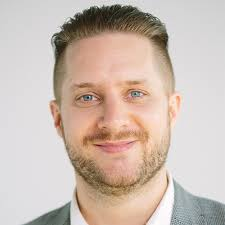
#> input picture ASM-DLIB Implementation/img/image1.jpg, 225 x 225 px, given in place of the camera
$ python img.py
#> lines starting #> are read from the running program, lines starting #| are printed output that depends on the picture; after the words box and inside, x2 and y2 are one past the last pixel; in counts of white or black regions, pixels touching at a corner belong together
import cv2
import numpy as np

cap = cv2.VideoCapture(0)

while True:

	_, image = cap.read()
#> image is the input picture: shape (225, 225, 3); mean B, G, R 177.4, 187.6, 203.6

	image = cv2.resize(image, (600, 500))
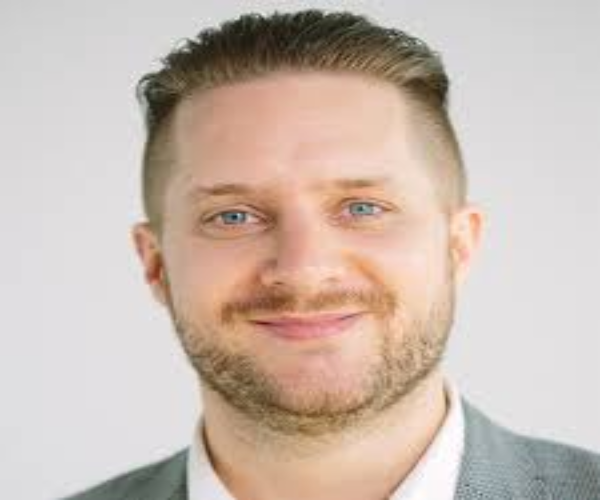
#> image: shape (500, 600, 3); mean B, G, R 177.3, 187.5, 203.5
	blurred_image = cv2.GaussianBlur(image, (5, 5), 0)
	hsv = cv2.cvtColor(image, cv2.COLOR_BGR2HSV)
#> hsv: shape (500, 600, 3); mean H, S, V 67.9, 38.9, 204.3


	lower_pink = np.array([7, 130, 122])
	upper_pink = np.array([25, 255, 255])

	mask = cv2.inRange(hsv, lower_pink, upper_pink)
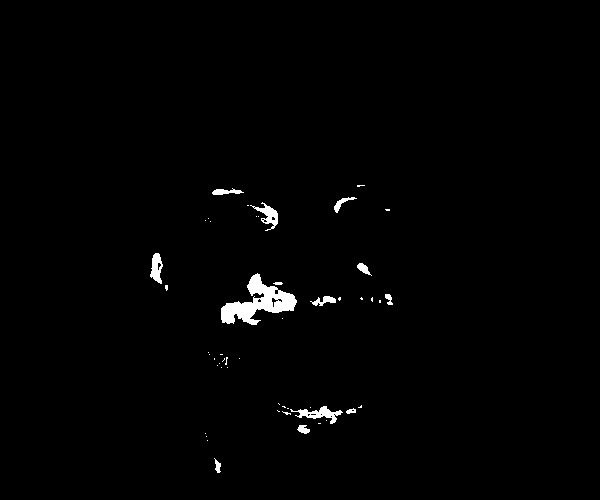
#> mask: shape (500, 600); 1.1% white; 50 white regions (37 under 20 px)

	contours, _ = cv2.findContours(mask, cv2.RETR_TREE, cv2.CHAIN_APPROX_NONE)
#> contours = 65 contours, 51 with area under 20; largest, box (x1, y1, x2, y2) and area: (221, 273, 297, 325) 1562, (290, 406, 343, 424) 288, (250, 202, 278, 231) 238, (150, 253, 163, 284) 226, (310, 296, 336, 306) 96
	cv2.drawContours(image, contours, -1, (0, 255, 0), 1)
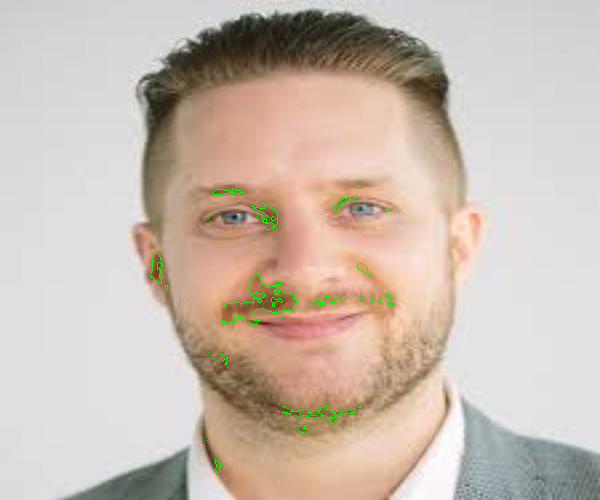
#> image: shape (500, 600, 3); 0.39% of pixels changed, all inside (x1, y1, x2, y2) = (150, 185, 393, 473)


	cv2.imshow('Original Video', image)
	cv2.imshow('Masked Image', mask)

	key = cv2.waitKey(1)
#> (key Esc is pressed here)
	if key == 27:
		break

cap.release()
cv2.destroyAllWindows()

$ run again, on ASM-DLIB Implementation/img/image2.jpg
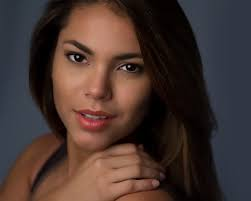
#> input picture ASM-DLIB Implementation/img/image2.jpg, 251 x 201 px, given in place of the camera
#> image is the input picture: shape (201, 251, 3); mean B, G, R 48.1, 52.9, 70.5
#> hsv: shape (500, 600, 3); mean H, S, V 44.3, 124.3, 75.8
#> `mask = cv2.inRange(hsv, lower_pink, upper_pink)`:
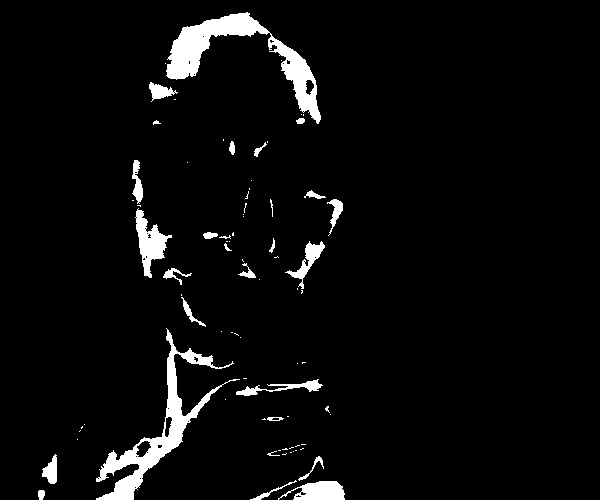
#> mask: shape (500, 600); 4.4% white; 79 white regions (51 under 20 px)
#> contours = 112 contours, 85 with area under 20; largest, box (x1, y1, x2, y2) and area: (166, 12, 321, 124) 4057, (96, 328, 240, 500) 3700, (135, 208, 172, 278) 982, (278, 481, 345, 500) 744, (285, 241, 325, 289) 428
#> `cv2.drawContours(image, contours, -1, (0, 255, 0), 1)`:
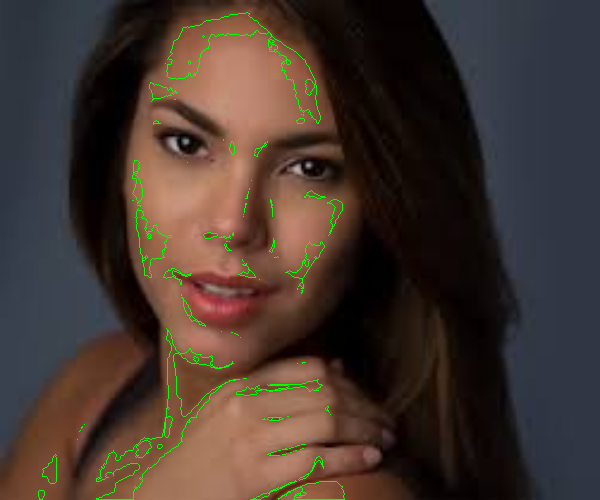
#> image: shape (500, 600, 3); mean B, G, R 47.3, 54.8, 68.8

$ run again, on ASM-DLIB Implementation/img/image3.jpg
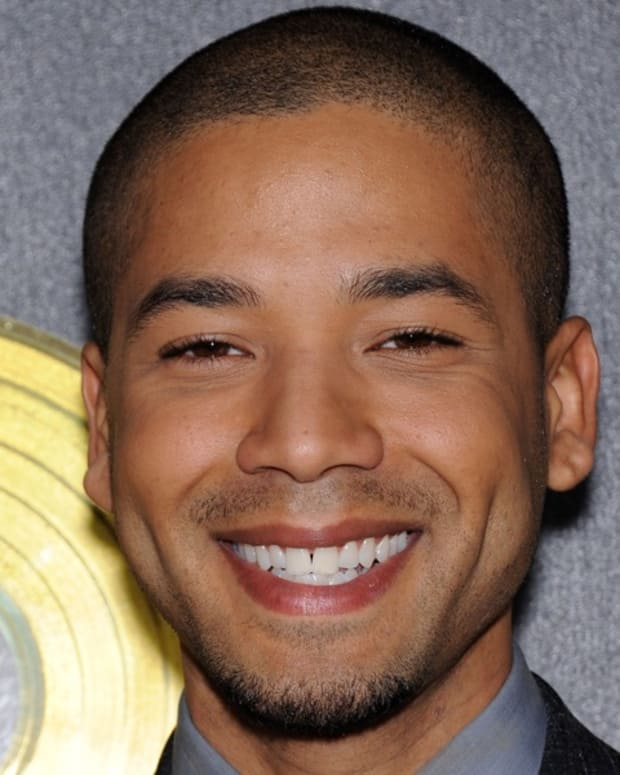
#> input picture ASM-DLIB Implementation/img/image3.jpg, 620 x 775 px, given in place of the camera
#> image is the input picture: shape (775, 620, 3); mean B, G, R 90.1, 107.3, 134.8
#> hsv: shape (500, 600, 3); mean H, S, V 38.3, 97.6, 137.6
#> `mask = cv2.inRange(hsv, lower_pink, upper_pink)`:
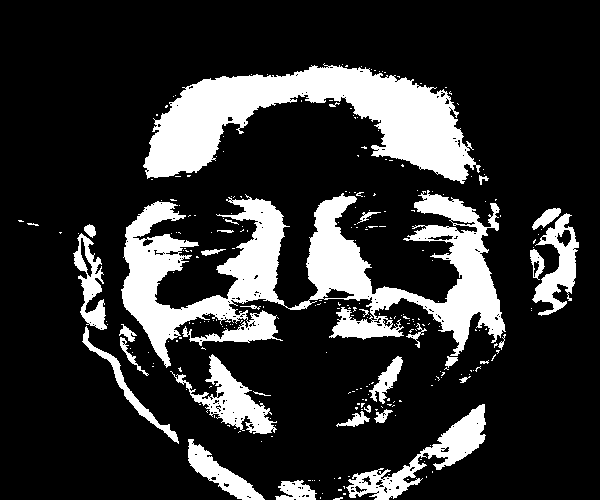
#> mask: shape (500, 600); 19.7% white; 268 white regions (235 under 20 px)
#> contours = 517 contours, 475 with area under 20; largest, box (x1, y1, x2, y2) and area: (121, 190, 506, 368) 24251, (143, 63, 481, 184) 17455, (346, 404, 486, 500) 3226, (170, 354, 277, 434) 2472, (532, 213, 579, 316) 1992
#> `cv2.drawContours(image, contours, -1, (0, 255, 0), 1)`:
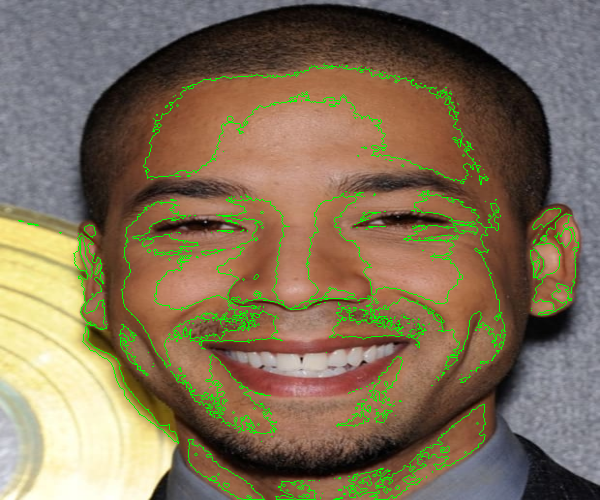
#> image: shape (500, 600, 3); mean B, G, R 87.6, 112.8, 129.5

$ run again, on ASM-DLIB Implementation/img/image4.jpg
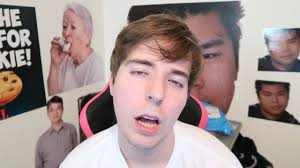
#> input picture ASM-DLIB Implementation/img/image4.jpg, 300 x 168 px, given in place of the camera
#> image is the input picture: shape (168, 300, 3); mean B, G, R 143.2, 145.5, 163
#> hsv: shape (500, 600, 3); mean H, S, V 65, 47.3, 165.2
#> `mask = cv2.inRange(hsv, lower_pink, upper_pink)`:
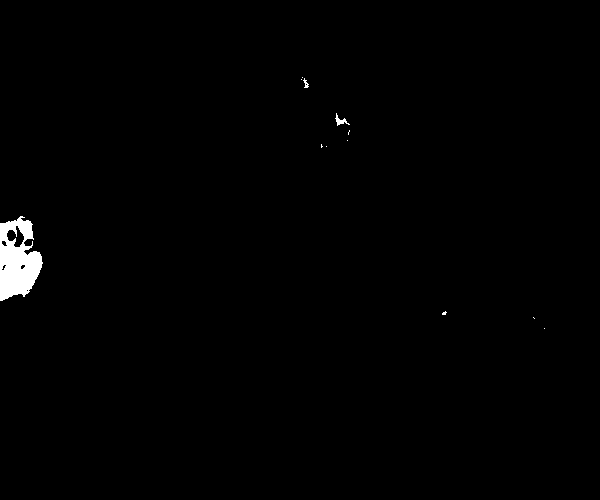
#> mask: shape (500, 600); 0.83% white; 12 white regions (9 under 20 px)
#> contours = 18 contours, 14 with area under 20; largest, box (x1, y1, x2, y2) and area: (0, 216, 43, 301) 2474, (6, 225, 25, 248) 228, (335, 113, 350, 126) 44, (1, 240, 8, 247) 24
#> `cv2.drawContours(image, contours, -1, (0, 255, 0), 1)`:
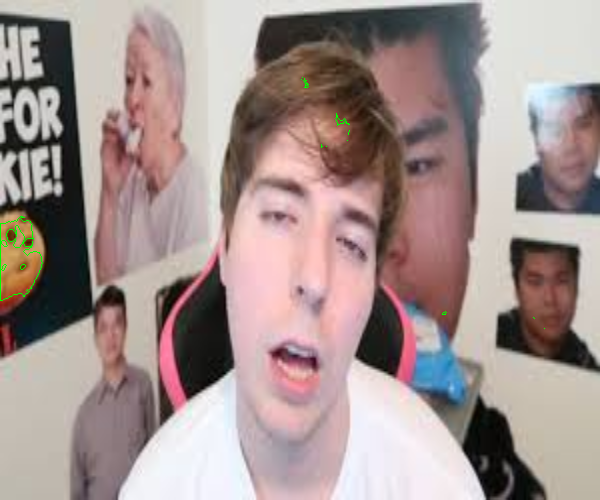
#> image: shape (500, 600, 3); mean B, G, R 143, 145.7, 162.6
